Frame 1 (no input): blank canvas, image omitted
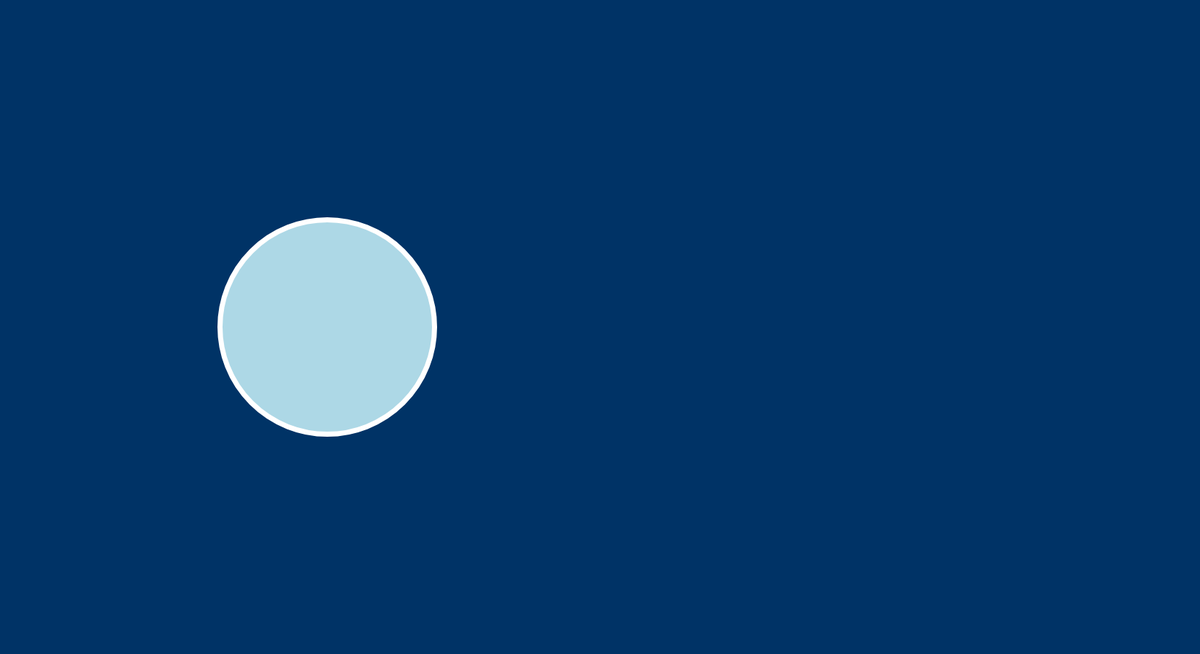
Frame 60 (no input)
Frame 120 (the mouse pressed at the canvas centre since frame 60): identical to frame 60, image omitted

The p5.js sketch that drew this single still picture (run headless with seeded random() and noise() and a simulated clock; from frame 60 on, the mouse is pressed at the canvas centre):

// p5.js sketch
// ── sketch.js
var diam1=0;

function setup() {
    createCanvas(1650,900);
    background("#003366");
}

function draw() {
    background("#003366");
    fill("#add8e6");
    stroke("white");
    strokeWeight(7);
    ellipse(450,450,diam1,diam1);
    diam1=diam1+5;
    //textFont("Georgia");
    //textStyle(ITALIC);
    //textAlign(CENTER);
    //text("Hello World!",330,100):

}

function mousePressed(){
  if(diam1>0){
      diam1=0;
  }else{
      diam1=diam1+5;
  }
}
